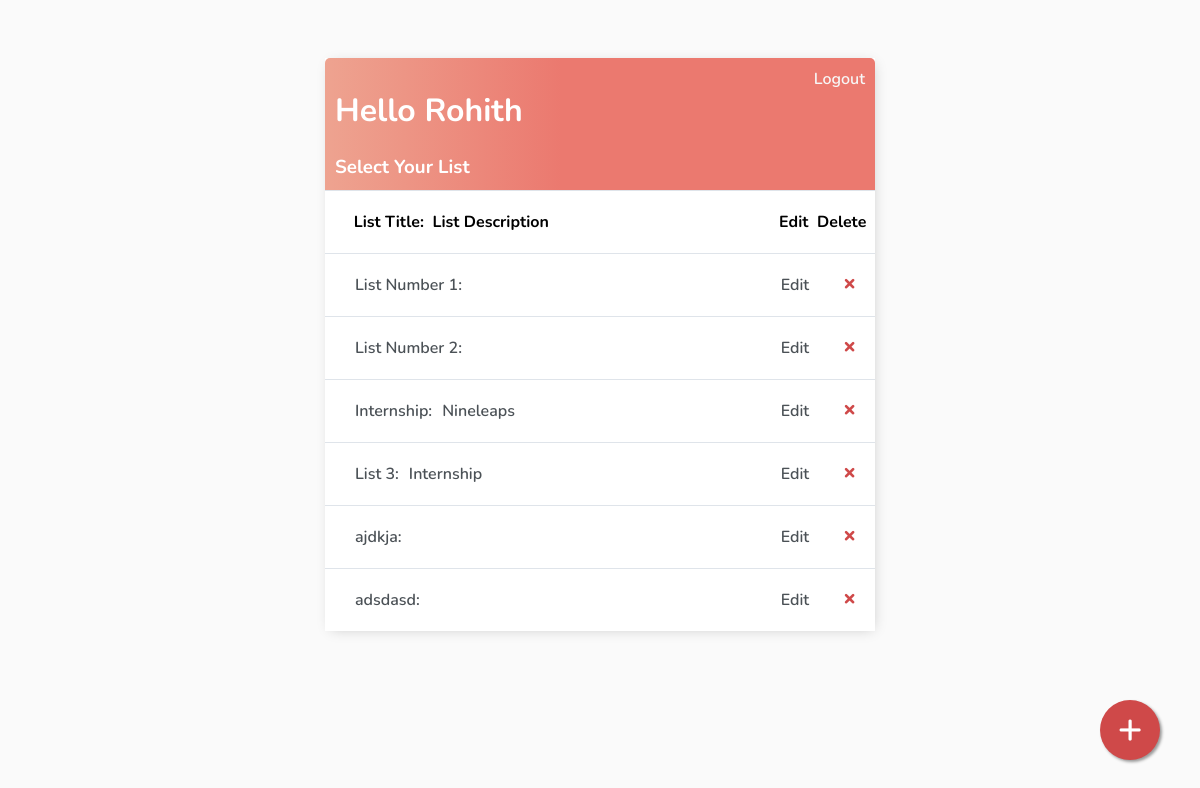
Screenshot of /lists/ (signed in) with the database file from the repository.
### base/models.py (models this page shows)
class AbstractModel(models.Model):
    created_on = models.DateTimeField(auto_now_add=True)
    deleted_on = models.DateTimeField(null=True, blank=True)
    updated_on = models.DateTimeField(auto_now=True)
    created_by = models.ForeignKey(User, on_delete=models.CASCADE, null=True, blank=True, related_name='%(class)s_requests_created')
    updated_by = models.ForeignKey(User, on_delete=models.CASCADE, null=True, blank=True, related_name='%(class)s_requests_updated')
    deleted_by = models.ForeignKey(User, on_delete=models.CASCADE, null=True, blank=True, related_name='%(class)s_requests_deleted')
    class Meta:
        abstract = True

class List(AbstractModel):
    title = models.CharField(max_length=200)
    description = models.TextField(default='', blank=True)
    def __str__(self):
        return self.title

### base/views/ListList.py (the view)
# urls.py: path('', ListList.as_view(), name='lists'),
class ListList(LoginRequiredMixin, ListView):
    model = List
    context_object_name = 'lists'
    def get_context_data(self, **kwargs):
        context = super().get_context_data(**kwargs)
        context['lists'] = context['lists'].filter(created_by=self.request.user)
        search_input = self.request.GET.get('search-area') or ''
        if search_input:
            context['lists'] = context['lists'].filter(title__startswith=search_input)
        context['search_input'] = search_input
        return context

### base/templates/base/list_list.html
{% extends 'base/main.html' %}
{% block content %}
<div class="header-bar">
    <div>
        <h1> Hello {{request.user|title}}</h1>
        <h3 style="margin:0">Select Your List</h3>
    </div>
    {% if request.user.is_authenticated %}
    <a href="{% url 'logout' %}">Logout</a>
    {% else %}
    <a href="{% url 'login' %}">Login</a>
    {% endif %}
</div>
<a id="add-link" href="{% url 'list-create' %}" style="text-decoration: none;">&#x2b;</a>
<div id="tasklist" class="task-items-wrapper">
    <div class="task-wrapper" data-position="{{task.pk}}">
        <div class="task-title">
            <strong>&nbsp; List Title:</strong>
            <strong>&nbsp; List Description</strong>
        </div>
        <div class="task-controls">
            <strong> Edit&nbsp; Delete&nbsp;&nbsp;</strong>
        </div>
    </div>
    {% for list in lists %}
    <div class="task-wrapper" data-position="{{list.pk}}">
        <div class="task-title">
            <a href="{% url 'tasks' list.id %}">{{list}}:</a>
            <a href="{% url 'tasks' list.id %}">{{list.description}}</a>
        </div>
        <div class="task-controls">
            <a href="{% url 'list-update' list.id %}" style="text-decoration: none;">Edit&nbsp;&nbsp;&nbsp;&nbsp;&nbsp;&nbsp;&nbsp;</a>
            <a class="delete-link" href="{% url 'list-delete' list.id %}">&#215;&nbsp;&nbsp;&nbsp;</a>
        </div>
    </div>
    {% empty %}
    <div style="text-align: center; padding-bottom: 10px; line-height: 1em;">
        <h3>No new lists are created.</h3>
        <h3>Create a <a style="text-decoration: none; color: #e53935;" href="{% url 'list-create' %}">New List</a> ! </h3>
    </div>
    {% endfor %}
</div>
{% endblock content%}

### base/templates/base/main.html (style rules this page uses)
body { background-color: #FAFAFA; font-family: 'Nunito', sans-serif; padding-top: 50px; }
h1, h2, h3, h4, h5, h6 { font-family: 'Nunito', sans-serif; }
a, p { color: #4b5156 }
a { font-weight: 600; }
.header-bar { display: flex; justify-content: space-between; color: #fff; padding: 10px; border-radius: 5px 5px 0 0; background: linear-gradient(90deg, #EEA390 0%, #EB796F 43%, #EB796F 100%); }
.header-bar a { color: rgb(247, 247, 247); text-decoration: none; }
.task-wrapper { display: flex; align-items: center; justify-content: space-between; background-color: #fff; border-top: 1px solid #dfe4ea; overflow: hidden; }
.task-title { display: flex; padding: 20px; }
.task-title a { text-decoration: none; color: #4b5156; margin-left: 10px; }
.delete-link { text-decoration: none; font-weight: 900; color: #cf4949; font-size: 22px; line-height: 0; padding: 20px 0px; }
#add-link { position:fixed; width:60px; height:60px; bottom:40px; right:40px; background-color:#cf4949; color:#FFF; border-radius:50px; text-align:center; box-shadow: 2px 2px 3px #999; font-size: 42px; }
::placeholder { font-weight: 300; opacity: 0.5; }

### rows the page displays
List: title "List Number 1"
List: title "List Number 2"
List: title "Internship", description "Nineleaps"
List: title "List 3", description "Internship"
List: title "ajdkja"
List: title "adsdasd"

### other values shown
{{ request.user|title }} "Rohith"
